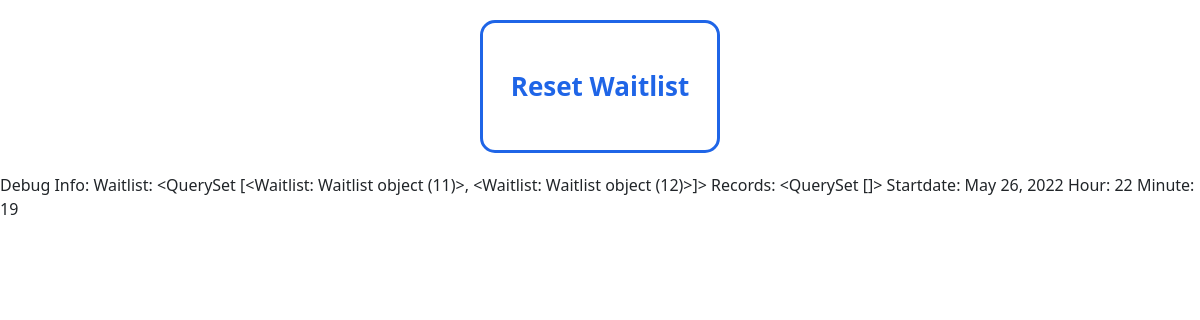
The app's page /dashboard, older data.
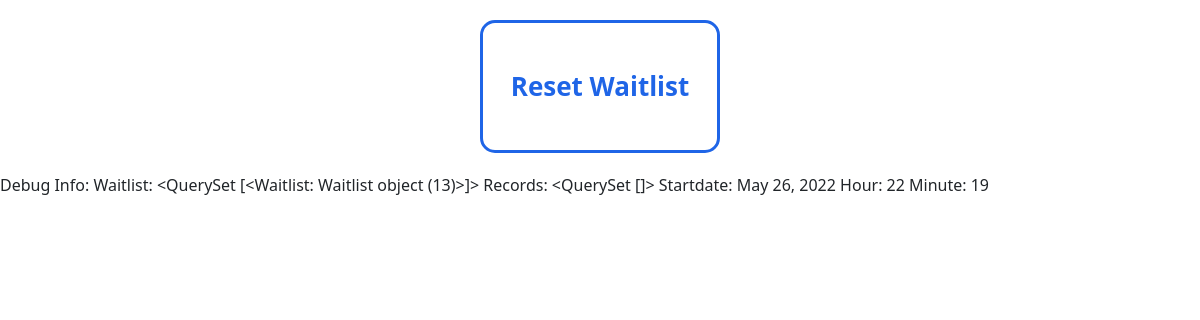
The same page, newer data.
### attendance/models.py (models this page shows)
class Waitlist (models.Model):
    id = models.AutoField(primary_key=True)
    student = models.ForeignKey(Student, on_delete=models.CASCADE, related_name = "student_waitlist")

### attendance/views.py (the view)
# urls.py: path("dashboard", views.dashboard, name="dashboard"),
def dashboard(request):
    startdate = datetime.today()-timedelta(hours=8)
    enddate = startdate + timedelta(days=1)
    records = Bathroom.objects.filter(time_out__gt = startdate).order_by('-time_out')
    return render(request, 'dashboard.html',{
        "waitlist": Waitlist.objects.all(),
        "records": records,
        "startdate":startdate.date,
        "hour": datetime.now().hour,
        "minute": datetime.now().minute
    })

### attendance/templates/dashboard.html (shortened to what this page needs)
{% extends 'layout.html' %}
{% block body %}
<form action="{% url 'reset'%}" method="post">
    <div  class="text-center "  >
            <input class="bttn choice" type="submit" value="Reset Waitlist">
    </div>
</form>
Debug Info:
Waitlist: {{waitlist}}
Records: {{records}}
Startdate: {{startdate}}
Hour: {{hour}}
Minute: {{minute}}
{% endblock %}

Row changes from the older to the newer data that the page shows:
removed Waitlist: id "<QuerySet [<Waitlist: Waitlist object (11)>, <Waitlist: Waitlist object (12)>]>"
added Waitlist: id "<QuerySet [<Waitlist: Waitlist object (13)>]>"
